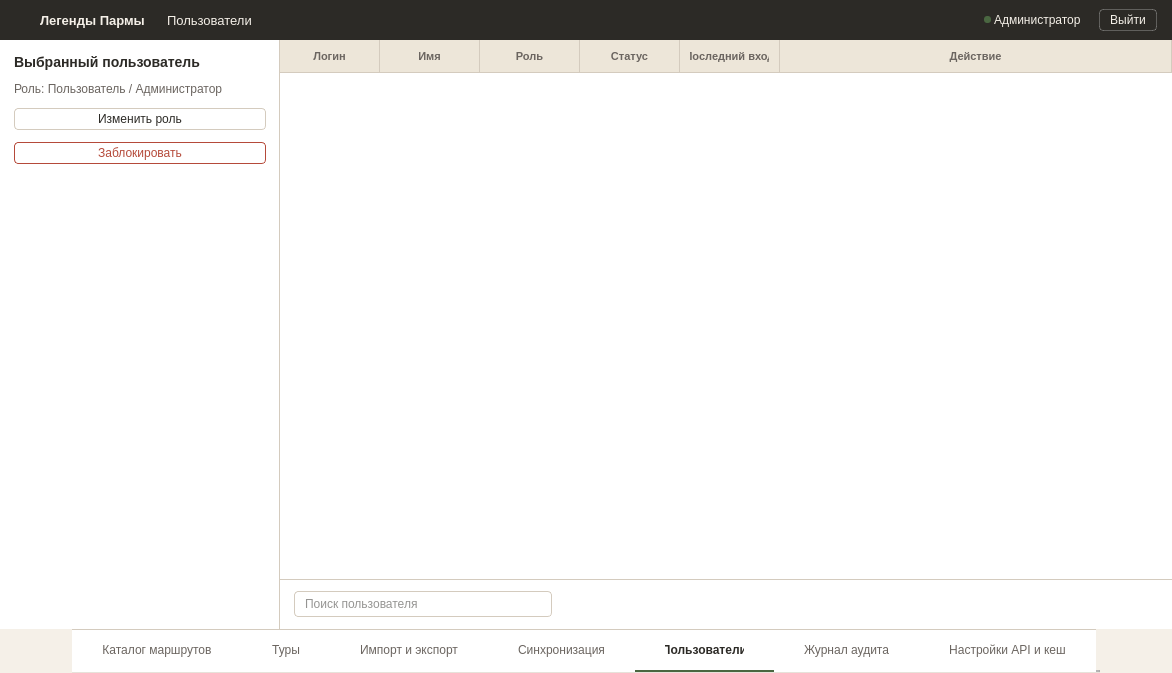
<?xml version="1.0" encoding="UTF-8"?>
<ui version="4.0">
 <class>MainWindow</class>
 <widget class="QMainWindow" name="MainWindow">
  <property name="geometry">
   <rect>
    <x>0</x>
    <y>0</y>
    <width>1172</width>
    <height>673</height>
   </rect>
  </property>
  <property name="windowTitle">
   <string>UsersWindow</string>
  </property>
  <property name="styleSheet">
   <string notr="true">#centralwidget {
    background-color: #F5F0E8;
}

#headerFrame { 
    background-color: #2C2A26; 
    border: none; 
}
#headerFrame QLabel { 
    color: #F5F0E8; 
}
#logout_btn {
    background-color: transparent;
    color: #F5F0E8;
    border: 1px solid rgba(255, 255, 255, 0.25);
    padding: 3px 10px;
    font-size: 12px;
    border-radius: 4px;
}
#logout_btn:hover {
    background-color: rgba(255, 255, 255, 0.08);
    border: 1px solid rgba(255, 255, 255, 0.4);
}
#logout_btn:pressed {
    background-color: rgba(255, 255, 255, 0.12);
    border: 1px solid rgba(255, 255, 255, 0.5);
}

#leftPanel {
    background-color: #FFFFFF;
    border-right: 1px solid #D4CBBE;
}
#lbl_selected_title {
    font-size: 14px;
    font-weight: 600;
    color: #2C2A26;
}
#lbl_selected_desc {
    font-size: 12px;
    color: #6B6560;
}

#btn_change_role {
    background-color: #FFFFFF;
    color: #2C2A26;
    border: 1px solid #D4CBBE;
    padding: 3px 9px;
    font-size: 12px;
    border-radius: 4px;
}
#btn_change_role:hover { background-color: #F5F0E8; border: 1px solid #4A6741; }

#btn_block {
    background-color: #FFFFFF;
    color: #B54A3A;
    border: 1px solid #B54A3A;
    padding: 3px 9px;
    font-size: 12px;
    border-radius: 4px;
}
#btn_block:hover { background-color: #F5E8E6; }
#btn_block:pressed { background-color: #EBD5D1; }

#rightPanel {
    background-color: #FFFFFF;
}

QTableWidget {
    background-color: #FFFFFF;
    border: none;
    outline: none;
    gridline-color: transparent;
}
QHeaderView::section {
    background-color: #EDE6D9;
    color: #6B6560;
    font-size: 11px;
    font-weight: 600;
    border: none;
    border-bottom: 1px solid #D4CBBE;
    border-right: 1px solid #D4CBBE;
    padding: 7px 10px;
    text-align: left;
}
QTableWidget::item {
    border-bottom: 1px solid #E0DCD3;
    padding: 7px 10px;
    color: #2C2A26;
    font-size: 12px;
}
QTableWidget::item:hover {
    background-color: #EDE6D9;
}
QTableWidget::item:selected {
    background-color: #E8EDE4;
    color: #2C2A26;
}

#searchFrame {
    border-top: 1px solid #D4CBBE;
    background-color: #FFFFFF;
}
#searchInput {
    padding: 4px 8px;
    font-size: 12px;
    border-radius: 4px;
    border: 1px solid #D4CBBE;
    background-color: #FFFFFF;
    color: #2C2A26;
    min-width: 160px;
    max-width: 240px;
}
#searchInput:hover { border: 1px solid #B8AE9E; }
#searchInput:focus { border: 1px solid #4A6741; }

QTabWidget::panel { border: none; background-color: #FFFFFF; }
QTabBar { background-color: #FFFFFF; border: none; }
QTabBar::tab { 
    height: 40px; 
    background-color: #FFFFFF; 
    color: #6B6560; 
    font-size: 12px; 
    font-weight: normal; 
    padding: 0px 30px; 
    border: none; 
    border-bottom: 2px solid transparent; 
    border-top: 1px solid #D4CBBE;
    text-align: center; 
}
QTabBar::tab:hover { color: #2C2A26; }
QTabBar::tab:selected { color: #2C2A26; font-weight: 600; border-bottom: 2px solid #4A6741; }</string>
  </property>
  <widget class="QWidget" name="centralwidget">
   <layout class="QVBoxLayout" name="verticalLayout">
    <property name="spacing">
     <number>0</number>
    </property>
    <property name="leftMargin">
     <number>0</number>
    </property>
    <property name="topMargin">
     <number>0</number>
    </property>
    <property name="rightMargin">
     <number>0</number>
    </property>
    <property name="bottomMargin">
     <number>0</number>
    </property>
    <item>
     <widget class="QFrame" name="headerFrame">
      <property name="minimumSize">
       <size>
        <width>0</width>
        <height>40</height>
       </size>
      </property>
      <property name="maximumSize">
       <size>
        <width>16777215</width>
        <height>40</height>
       </size>
      </property>
      <layout class="QHBoxLayout" name="horizontalLayout">
       <property name="spacing">
        <number>0</number>
       </property>
       <property name="leftMargin">
        <number>15</number>
       </property>
       <property name="topMargin">
        <number>0</number>
       </property>
       <property name="rightMargin">
        <number>15</number>
       </property>
       <property name="bottomMargin">
        <number>0</number>
       </property>
       <item>
        <widget class="QPushButton" name="logo">
         <property name="minimumSize">
          <size>
           <width>22</width>
           <height>22</height>
          </size>
         </property>
         <property name="maximumSize">
          <size>
           <width>22</width>
           <height>22</height>
          </size>
         </property>
         <property name="styleSheet">
          <string notr="true">QPushButton { background: transparent; margin-right: 12px; border: none; }</string>
         </property>
         <property name="text">
          <string/>
         </property>
         <property name="icon">
          <iconset resource="../qrc/login_res.qrc">
           <normaloff>:/login/icons/logo.png</normaloff>:/login/icons/logo.png</iconset>
         </property>
         <property name="iconSize">
          <size>
           <width>18</width>
           <height>18</height>
          </size>
         </property>
        </widget>
       </item>
       <item>
        <widget class="QLabel" name="name">
         <property name="styleSheet">
          <string notr="true">font-size: 13px; font-weight: bold; margin-right: 15px;</string>
         </property>
         <property name="text">
          <string>Легенды Пармы</string>
         </property>
        </widget>
       </item>
       <item>
        <widget class="QLabel" name="name_chart">
         <property name="styleSheet">
          <string notr="true">font-size: 13px; margin-right: 10px;</string>
         </property>
         <property name="text">
          <string>Пользователи</string>
         </property>
        </widget>
       </item>
       <item>
        <spacer name="horizontalSpacer">
         <property name="orientation">
          <enum>Qt::Orientation::Horizontal</enum>
         </property>
         <property name="sizeHint" stdset="0">
          <size>
           <width>40</width>
           <height>20</height>
          </size>
         </property>
        </spacer>
       </item>
       <item>
        <widget class="QLabel" name="status_lb">
         <property name="minimumSize">
          <size>
           <width>7</width>
           <height>7</height>
          </size>
         </property>
         <property name="maximumSize">
          <size>
           <width>7</width>
           <height>7</height>
          </size>
         </property>
         <property name="styleSheet">
          <string notr="true">background-color: #4A6741; border-radius: 3px; border: none;</string>
         </property>
         <property name="text">
          <string/>
         </property>
        </widget>
       </item>
       <item>
        <widget class="QLabel" name="role_lb">
         <property name="styleSheet">
          <string notr="true">font-size: 12px; margin-right: 15px;</string>
         </property>
         <property name="text">
          <string>Администратор</string>
         </property>
        </widget>
       </item>
       <item>
        <widget class="QPushButton" name="logout_btn">
         <property name="cursor">
          <cursorShape>PointingHandCursor</cursorShape>
         </property>
         <property name="text">
          <string>Выйти</string>
         </property>
        </widget>
       </item>
      </layout>
     </widget>
    </item>
    <item>
     <layout class="QHBoxLayout" name="mainLayout">
      <property name="spacing">
       <number>0</number>
      </property>
      <property name="leftMargin">
       <number>0</number>
      </property>
      <property name="topMargin">
       <number>0</number>
      </property>
      <property name="rightMargin">
       <number>0</number>
      </property>
      <property name="bottomMargin">
       <number>0</number>
      </property>
      <item>
       <widget class="QFrame" name="leftPanel">
        <property name="minimumSize">
         <size>
          <width>280</width>
          <height>0</height>
         </size>
        </property>
        <property name="maximumSize">
         <size>
          <width>280</width>
          <height>16777215</height>
         </size>
        </property>
        <layout class="QVBoxLayout" name="leftLayout">
         <property name="spacing">
          <number>12</number>
         </property>
         <property name="leftMargin">
          <number>14</number>
         </property>
         <property name="topMargin">
          <number>14</number>
         </property>
         <property name="rightMargin">
          <number>14</number>
         </property>
         <property name="bottomMargin">
          <number>14</number>
         </property>
         <item>
          <widget class="QLabel" name="lbl_selected_title">
           <property name="text">
            <string>Выбранный пользователь</string>
           </property>
          </widget>
         </item>
         <item>
          <widget class="QLabel" name="lbl_selected_desc">
           <property name="text">
            <string>Роль: Пользователь / Администратор</string>
           </property>
          </widget>
         </item>
         <item>
          <widget class="QPushButton" name="btn_change_role">
           <property name="cursor">
            <cursorShape>PointingHandCursor</cursorShape>
           </property>
           <property name="text">
            <string>Изменить роль</string>
           </property>
          </widget>
         </item>
         <item>
          <widget class="QPushButton" name="btn_block">
           <property name="cursor">
            <cursorShape>PointingHandCursor</cursorShape>
           </property>
           <property name="text">
            <string>Заблокировать</string>
           </property>
          </widget>
         </item>
         <item>
          <spacer name="leftSpacer">
           <property name="orientation">
            <enum>Qt::Orientation::Vertical</enum>
           </property>
           <property name="sizeHint" stdset="0">
            <size>
             <width>20</width>
             <height>40</height>
            </size>
           </property>
          </spacer>
         </item>
        </layout>
       </widget>
      </item>
      <item>
       <widget class="QFrame" name="rightPanel">
        <property name="sizePolicy">
         <sizepolicy hsizetype="Expanding" vsizetype="Preferred">
          <horstretch>1</horstretch>
          <verstretch>0</verstretch>
         </sizepolicy>
        </property>
        <layout class="QVBoxLayout" name="rightLayout">
         <property name="spacing">
          <number>0</number>
         </property>
         <property name="leftMargin">
          <number>0</number>
         </property>
         <property name="topMargin">
          <number>0</number>
         </property>
         <property name="rightMargin">
          <number>0</number>
         </property>
         <property name="bottomMargin">
          <number>0</number>
         </property>
         <item>
          <widget class="QTableWidget" name="userTable">
           <property name="frameShape">
            <enum>QFrame::Shape::NoFrame</enum>
           </property>
           <property name="selectionMode">
            <enum>QAbstractItemView::SelectionMode::SingleSelection</enum>
           </property>
           <property name="selectionBehavior">
            <enum>QAbstractItemView::SelectionBehavior::SelectRows</enum>
           </property>
           <property name="showGrid">
            <bool>false</bool>
           </property>
           <attribute name="horizontalHeaderStretchLastSection">
            <bool>true</bool>
           </attribute>
           <column>
            <property name="text">
             <string>Логин</string>
            </property>
           </column>
           <column>
            <property name="text">
             <string>Имя</string>
            </property>
           </column>
           <column>
            <property name="text">
             <string>Роль</string>
            </property>
           </column>
           <column>
            <property name="text">
             <string>Статус</string>
            </property>
           </column>
           <column>
            <property name="text">
             <string>Последний вход</string>
            </property>
           </column>
           <column>
            <property name="text">
             <string>Действие</string>
            </property>
           </column>
          </widget>
         </item>
         <item>
          <widget class="QFrame" name="searchFrame">
           <property name="minimumSize">
            <size>
             <width>0</width>
             <height>50</height>
            </size>
           </property>
           <property name="maximumSize">
            <size>
             <width>16777215</width>
             <height>50</height>
            </size>
           </property>
           <layout class="QHBoxLayout" name="searchLayout">
            <property name="spacing">
             <number>12</number>
            </property>
            <property name="leftMargin">
             <number>14</number>
            </property>
            <property name="topMargin">
             <number>0</number>
            </property>
            <property name="rightMargin">
             <number>14</number>
            </property>
            <property name="bottomMargin">
             <number>0</number>
            </property>
            <item>
             <widget class="QLineEdit" name="searchInput">
              <property name="placeholderText">
               <string>Поиск пользователя</string>
              </property>
             </widget>
            </item>
            <item>
             <spacer name="searchSpacer">
              <property name="orientation">
               <enum>Qt::Orientation::Horizontal</enum>
              </property>
              <property name="sizeHint" stdset="0">
               <size>
                <width>40</width>
                <height>20</height>
               </size>
              </property>
             </spacer>
            </item>
           </layout>
          </widget>
         </item>
        </layout>
       </widget>
      </item>
     </layout>
    </item>
    <item alignment="Qt::AlignmentFlag::AlignHCenter">
     <widget class="QTabWidget" name="tabWidget">
      <property name="sizePolicy">
       <sizepolicy hsizetype="Maximum" vsizetype="Fixed">
        <horstretch>0</horstretch>
        <verstretch>0</verstretch>
       </sizepolicy>
      </property>
      <property name="minimumSize">
       <size>
        <width>0</width>
        <height>44</height>
       </size>
      </property>
      <property name="maximumSize">
       <size>
        <width>16777215</width>
        <height>44</height>
       </size>
      </property>
      <property name="tabPosition">
       <enum>QTabWidget::TabPosition::North</enum>
      </property>
      <property name="currentIndex">
       <number>4</number>
      </property>
      <property name="usesScrollButtons">
       <bool>false</bool>
      </property>
      <property name="tabsClosable">
       <bool>false</bool>
      </property>
      <property name="drawBase" stdset="0">
       <bool>false</bool>
      </property>
      <widget class="QWidget" name="tab_8">
       <attribute name="title">
        <string>Каталог маршрутов</string>
       </attribute>
      </widget>
      <widget class="QWidget" name="tab_9">
       <attribute name="title">
        <string>Туры</string>
       </attribute>
      </widget>
      <widget class="QWidget" name="tab_10">
       <attribute name="title">
        <string>Импорт и экспорт</string>
       </attribute>
      </widget>
      <widget class="QWidget" name="tab_11">
       <attribute name="title">
        <string>Синхронизация</string>
       </attribute>
      </widget>
      <widget class="QWidget" name="tab_12">
       <attribute name="title">
        <string>Пользователи</string>
       </attribute>
      </widget>
      <widget class="QWidget" name="tab_13">
       <attribute name="title">
        <string>Журнал аудита</string>
       </attribute>
      </widget>
      <widget class="QWidget" name="tab_14">
       <attribute name="title">
        <string>Настройки API и кеш</string>
       </attribute>
      </widget>
     </widget>
    </item>
   </layout>
  </widget>
 </widget>
 <resources>
  <include location="../qrc/login_res.qrc"/>
 </resources>
 <connections/>
</ui>
